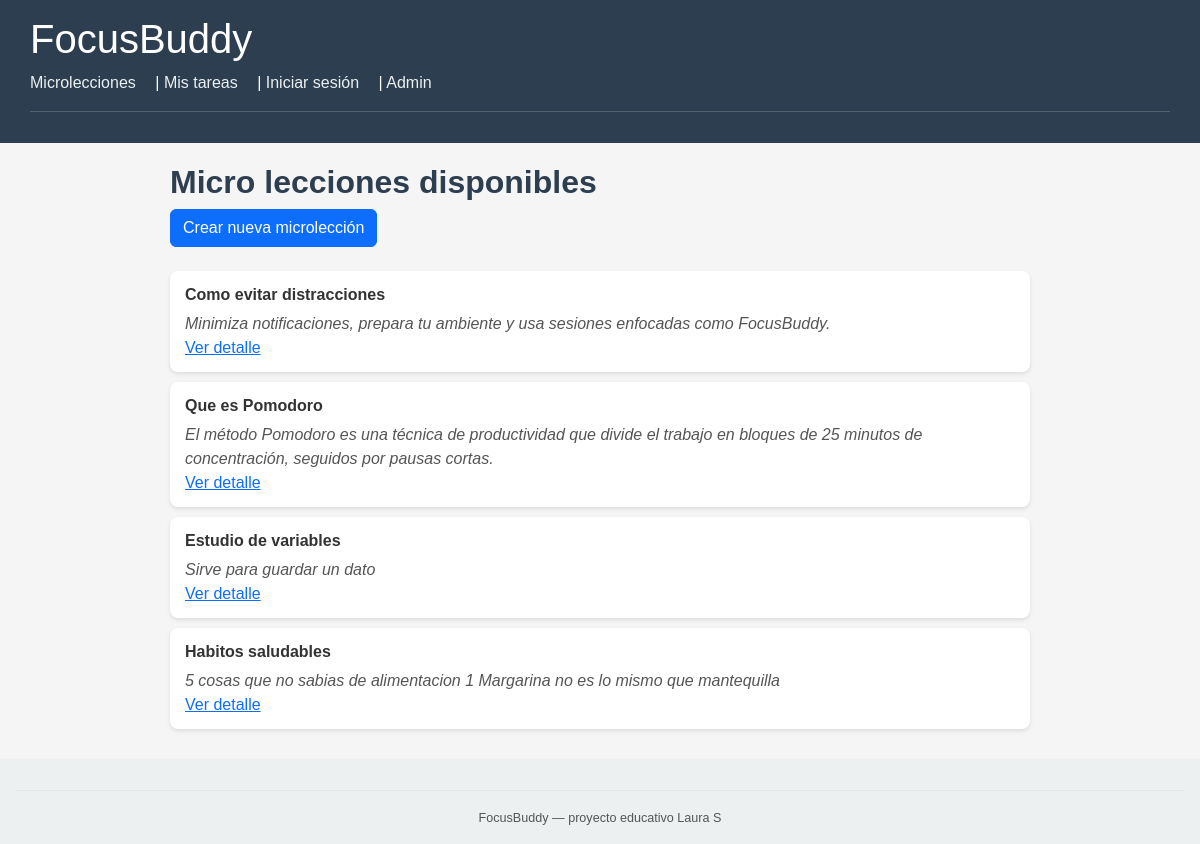
/microlecciones/, run on the app's committed database.
### core/models.py (models this page shows, shortened)
class MicroLeccion(models.Model):
    titulo = models.CharField(max_length=200)
    contenido = models.TextField()
    duracion_estimada = models.PositiveIntegerField(default=5)
    creada_en = models.DateTimeField(auto_now_add=True)

### core/views.py (the view)
# urls.py: path('microlecciones/', views.microlecciones_index, name='microlecciones_index'),
def microlecciones_index(request):
    lecciones = MicroLeccion.objects.all()
    return render(request, "core/microlecciones_index.html", {"lecciones": lecciones})

### core/templates/core/microlecciones_index.html
{% extends "core/base.html" %}
{% block content %}
<h2>Micro lecciones disponibles</h2>
<a href="{% url 'core:microleccion_crear' %}" class="btn btn-primary"> Crear nueva microlección</a>
<br>
<br>
<ul>
  {% for l in lecciones %}
    <li style="margin-bottom: 10px;">
      <strong>{{ l.titulo }}</strong><br>
      <p>{{ l.contenido|truncatewords:30 }}</p>
      <a href="{% url 'core:microleccion_detalle' l.id %}">Ver detalle</a>
    </li>
  {% empty %}
    <li>No hay microlecciones disponibles.</li>
  {% endfor %}
</ul>
{% endblock %}

### core/static/core/style.css (style rules this page uses)
body { font-family: 'Arial', sans-serif; background-color: #f5f5f5; color: #333; margin: 0; padding: 0; }
h2, h3 { color: #2c3e50; font-weight: bold; }
ul { list-style-type: none; padding-left: 0; }
li { background-color: #ffffff; padding: 12px 15px; margin-bottom: 12px; border-radius: 8px; box-shadow: 0 2px 4px rgba(0,0,0,0.1); }
li p { margin: 5px 0 0 0; }
p { font-style: italic; color: #555; }

### data on the page
MicroLeccion: titulo "Como evitar distracciones", contenido "Minimiza notificaciones, prepara tu ambiente y usa sesiones enfocadas como FocusBuddy."
MicroLeccion: titulo "Que es Pomodoro", contenido "El método Pomodoro es una técnica de productividad que divide el trabajo en bloques de 25 minutos de concentración, seguidos por pausas cortas."
MicroLeccion: titulo "Estudio de variables", contenido "Sirve para guardar un dato"
MicroLeccion: titulo "Habitos saludables", contenido "5 cosas que no sabias de alimentacion 1 Margarina no es lo mismo que mantequilla"
